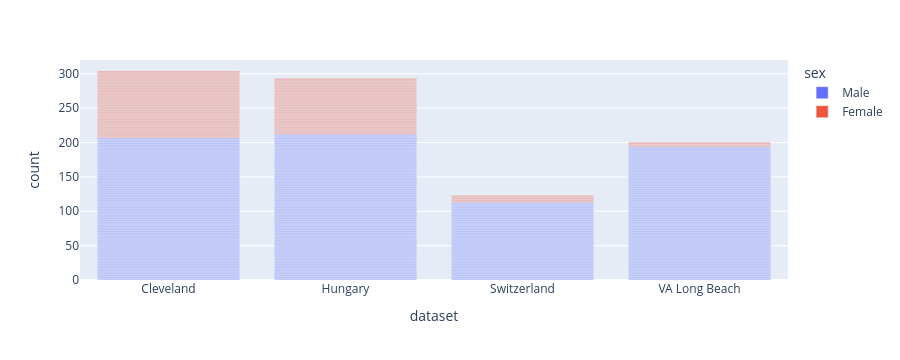

The code cell stored with this chart in its notebook:
### Code cell
# plot the countplot of dataset column
# sns.countplot(data =df, x = 'dataset', hue = 'sex')

# better plot with plotly
fig = px.bar(df, x = 'dataset', color = 'sex')
fig.show()

### Figure 1 — Plotly figure (JSON) as saved in the notebook; plotly's stock layout.template omitted (floating-point values rounded to 4 significant figures; data arrays with more than 128 entries replaced by an {"elided": "..."} marker saying what was removed)
{"data": [{"hovertemplate": "sex=Male<br>dataset=%{x}<br>count=%{y}<extra></extra>", "legendgroup": "Male", "marker": {"color": "#636efa", "pattern": {"shape": ""}}, "name": "Male", "orientation": "v", "showlegend": true, "textposition": "auto", "type": "bar", "x": {"elided": "726 str values"}, "xaxis": "x", "y": {"elided": "726 int values"}, "yaxis": "y"}, {"hovertemplate": "sex=Female<br>dataset=%{x}<br>count=%{y}<extra></extra>", "legendgroup": "Female", "marker": {"color": "#EF553B", "pattern": {"shape": ""}}, "name": "Female", "orientation": "v", "showlegend": true, "textposition": "auto", "type": "bar", "x": {"elided": "194 str values"}, "xaxis": "x", "y": {"elided": "194 int values"}, "yaxis": "y"}], "layout": {"barmode": "relative", "height": 360, "legend": {"title": {"text": "sex"}, "tracegroupgap": 0}, "margin": {"t": 60}, "xaxis": {"anchor": "y", "autorange": true, "domain": [0, 1], "range": [-0.5, 3.5], "title": {"text": "dataset"}, "type": "category"}, "yaxis": {"anchor": "x", "autorange": true, "domain": [0, 1], "range": [0, 320], "title": {"text": "count"}, "type": "linear"}}}
